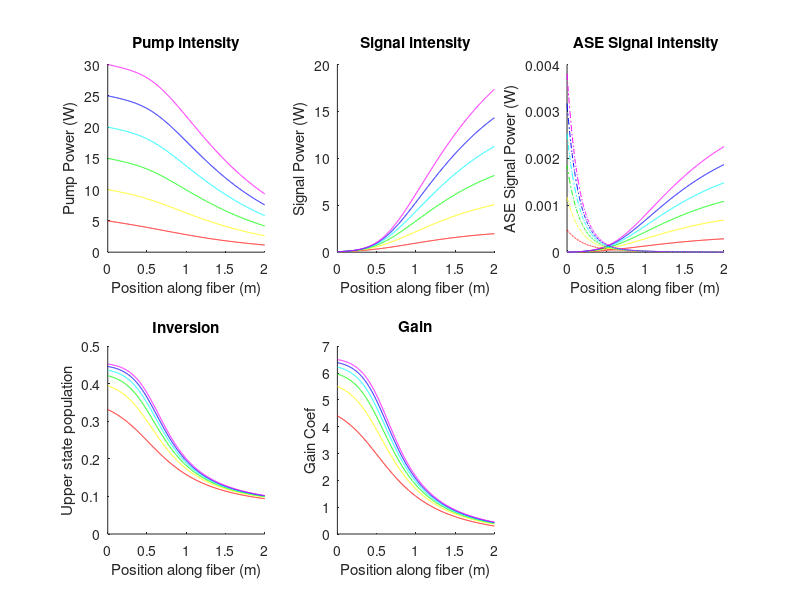

The MATLAB script that drew this image:
clear
close('all')
%%Rate media rate equations, quasi 2-level system

%for ASE see Pedersen, B., The design of erbium-doped fiber amplifiers. 1991, Journal of Lightwave Tech. 

%-----plotting
% numPlots = 11;
% 
% m = floor(sqrt(numPlots));      %rows of plots
% n = ceil(numPlots/m);           %columns of plots
% p = 1;                          %current plotting position
% 
% scrsz = get(0,'ScreenSize');
% f = figure('Position',[1 scrsz(4) 2*scrsz(3)/3 2*scrsz(4)/3], 'Visible', 'off');

%color parameters
nCol = 12;
pcol = [1 0 0];
sigcol = [1 0 1];
asefcol = [0 0 1];
asebcol = [0 1 1];
%-----


%constants
h = 6.62606957E-34;     %J*s
c = 299792458;          %m/s

%parameters
%crystal parameters
L = 2;                  %m fiber length
%N = 6.1815E25; %30.1*10^24;  %number density of doopant atoms, #/m^3
abs_p = 5.10/(10/log(10));

%cross sections, from RP photonics file
s_ap = 3.04306E-24;     %absorption pump, m^2
s_ep = 3.17025E-24;     %emission pump, m^2
s_as = 0.04966E-24;     %abs signal, m^2
s_es = 0.59601E-24;     %emi signal, m^2

tau_se = 770E-6;        %spontaneous emission lifetime, s, see Barnard 1994 j quant elec.

dCore = 30E-6;           %core diameter (m)
dClad = 250E-6;
MFA = pi*(dCore/2)^2;    %dopant mode field area, ~core size
Ap = pi*(dClad/2)^2;
As = pi*(dCore/2)^2;

Gp = MFA/Ap;    %Pump overlap w 
Gs = MFA/As;    %signal overlap

N = (abs_p/s_ap)/Gp;

%wavelengths
l_p = 0.976E-6;         %pump wavelength, m
l_s = 1.030E-6;         %signal wavelength, m
v_p = c/l_p;            %pump freq, Hz
v_s = c/l_s;            %signal freq, Hz


%calculated constants (see notebook 1, page , or equation below)
b_p = (s_ap + s_ep)/(h*v_p);
b_s = (s_as + s_es)/(h*v_s);
a_p = s_ap/(h*v_p);
a_s = s_as/(h*v_s);


%With these defined contsants, rate equation looks like
%dn2/dt = a_p*I_p + a_s*I_s - n2*(b_p*I_p + b_s*I_s + 1/tau_se)



%%
%Position-dependent pump intensity
dz = 0.002;                %spacial slice, 2mm
z = 0:dz:L;

P_pi = 5;        %lowest pump power (W)
P_pf = 30;        %highest pump power (W)

%s_ap = s_ap*(dCore/dClad)^2;
%s_ep = s_ep*(dCore/dClad)^2;

FSeed = 500E3; %in rep rate s^-1
ESeed = 1E-7; % in J

I_0p = (P_pi:P_pi:P_pf)/(pi*(dClad/2)^2);          %Initial pump intensity, 10kW/cm^2 = 1E8 W/m^2 --> 1W 6um core diameter ~3.5E10W/m^2
I_0s = (ESeed*FSeed)/(pi*(dCore/2)^2);                %total seed signal intensity

dv_ase = 53E-9*(v_s/l_s);

%DE's for light intensity
dI_p = @(z,I_p,n2) (-Gp*(s_ap*N*(1-n2) - s_ep*N*n2)).*I_p;
dI_sig = @(z,I_sig,n2) (-Gs*(s_as*N*(1-n2) - s_es*N*n2)).*I_sig;
dI_ase = @(z,I_ase, n2) (-Gs*(s_as*N*(1-n2) - s_es*N*n2)).*I_ase + 2*Gs*n2*h*v_s*N*s_es*dv_ase/As;
%note ASE has same DE, but z directions are different, this is implemented
%below
 
%Initialize parameters
I_p = zeros(length(I_0p),length(z));        %pump intensity
I_s = zeros(length(I_0p),length(z));        %combind signal intensity (signal, ase)
I_sig = zeros(length(I_0p),length(z));      %singal (of interest) intensity
I_asef = zeros(length(I_0p),length(z));     %forward ase intensity, also initial cond.
I_aseb = zeros(length(I_0p),length(z));     %forward ase intensity, also initial cond.
n_2 = zeros(length(I_0p),length(z));        %excited state population
dg = zeros(length(I_0p),length(z));         %gain contribution
g = zeros(length(I_0p),length(z));          %gain coefficient
G = zeros(length(I_0p),length(z));          %gain  
a = 0;                                      %loss coeff. not currently used

%initial Pump/Signal conditions
I_p(:,1) = I_0p;
I_sig(:,1) = I_0s;
        
%while-loop determinants
j = 0;
cGain = zeros(length(I_0p),1);
errG = 1;
err = [];
        
%Main loop
while j < 400 && abs(errG) > 1E-7

pGain = cGain;    

%RK4 method
%single-pass propagation    
for i = 1:length(z)
k = length(z) - i + 1;

    I_s(:,i) = I_sig(:,i) + I_asef(:,i) + I_aseb(:,i);
    n_2(:,i) = (a_p*I_p(:,i) + a_s*I_s(:,i))./(b_p*I_p(:,i) + b_s*I_s(:,i) + 1/tau_se);

    if i<length(z)
        
        %update I_p
        k1 = dz*dI_p(z(i), I_p(:,i), n_2(:,i));
        k2 = dz*dI_p(z(i) + dz/2, I_p(:,i) + k1/2, n_2(:,i));
        k3 = dz*dI_p(z(i) + dz/2, I_p(:,i) + k2/2, n_2(:,i));
        k4 = dz*dI_p(z(i) + dz, I_p(:,i) + k3, n_2(:,i));
        I_p(:,i+1) = I_p(:,i) + (k1+2*k2+2*k3+k4)/6;
        
        %update I_sig
        k1 = dz*dI_sig(z(i), I_sig(:,i), n_2(:,i));
        k2 = dz*dI_sig(z(i) + dz/2, I_sig(:,i) + k1/2, n_2(:,i));
        k3 = dz*dI_sig(z(i) + dz/2, I_sig(:,i) + k2/2, n_2(:,i));
        k4 = dz*dI_sig(z(i) + dz, I_sig(:,i) + k3, n_2(:,i));
        I_sig(:,i+1) = I_sig(:,i) + (k1+2*k2+2*k3+k4)/6;
        
        %update I_asef
        k1 = dz*dI_ase(z(i), I_asef(:,i), n_2(:,i));
        k2 = dz*dI_ase(z(i) + dz/2, I_asef(:,i) + k1/2, n_2(:,i));
        k3 = dz*dI_ase(z(i) + dz/2, I_asef(:,i) + k2/2, n_2(:,i));
        k4 = dz*dI_ase(z(i) + dz, I_asef(:,i) + k3, n_2(:,i));
        I_asef(:,i+1) = I_asef(:,i) + (k1+2*k2+2*k3+k4)/6;
        
        %update I_aseb
        k1 = dz*dI_ase(z(k), I_aseb(:,k), n_2(:,k));
        k2 = dz*dI_ase(z(k) + dz/2, I_aseb(:,k) + k1/2, n_2(:,k));
        k3 = dz*dI_ase(z(k) + dz/2, I_aseb(:,k) + k2/2, n_2(:,k));
        k4 = dz*dI_ase(z(k) + dz, I_aseb(:,k) + k3, n_2(:,k));
        I_aseb(:,k-1) = I_aseb(:,k) + (k1+2*k2+2*k3+k4)/6;
        

    end
    
   %single-pass gain
    g(:,i) = (s_es*N*n_2(:,i) - s_as*N*(1-n_2(:,i))); 
    dg(:,i) = g(:,i)*dz;
    G(:,i) = exp(sum(dg(:,1:i),2));
    
    cGain = G(:,end);
    
end

errG = max(abs((cGain - pGain)./cGain));
err = [err, errG];

j = j+1;

end

%display final loop count and err
display(['Dopant density: ', num2str(N), ' atoms/m^3']);
display(['Number of loops: ',num2str(j)]);
display(['Gain error: ', num2str(errG)]);



%%
%%
%Plotting
%-----plotting
numPlots = 5;

m = floor(sqrt(numPlots));      %rows of plots
n = ceil(numPlots/m);           %columns of plots
p = 1;                          %current plotting position

scrsz = get(0,'ScreenSize');
f1 = figure('Position',[1 scrsz(4) 2*scrsz(3)/3 2*scrsz(4)/3], 'Visible', 'off');

figure(f1)
colors = hsv(length(I_0p));
set(gcf, 'Colormap', colors);


%Pump plot
subplot(m,n,p)
p=p+1;
set(gca, 'ColorOrder', colors);
hold on
plot(z, I_p*Ap)
title('Pump intensity')
xlabel('Position along fiber (m)')
ylabel('Pump Power (W)')
%annotation('textbox', [0.6,0.6,0.1,0.1],...
%           'String', ['I_0 = ' num2str(I_p(1)/(1E7)) ' kW/cm^2']);
hold off


%Signal plot
subplot(m,n,p)
p=p+1;
set(gca, 'ColorOrder', colors);
hold on
plot(z, I_sig*As)
title('Signal intensity')
xlabel('Position along fiber (m)')
ylabel('Signal Power (W)')
%annotation('textbox', [0.6,0.6,0.1,0.1],...
%           'String', ['I_0 = ' num2str(I_p(1)/(1E7)) ' kW/cm^2']);
hold off


%Signal plot
subplot(m,n,p)
p=p+1;
set(gca, 'ColorOrder', colors);
hold on
plot(z, I_asef*As, '-')
plot(z, I_aseb*As, '-.')
title('ASE Signal intensity')
xlabel('Position along fiber (m)')
ylabel('ASE Signal Power (W)')
%annotation('textbox', [0.6,0.6,0.1,0.1],...
%           'String', ['I_0 = ' num2str(I_p(1)/(1E7)) ' kW/cm^2']);
hold off

%Signal plot
subplot(m,n,p)
p=p+1;
set(gca, 'ColorOrder', colors);
hold on
plot(z, n_2)
title('Inversion')
xlabel('Position along fiber (m)')
ylabel('Upper state population')
%annotation('textbox', [0.6,0.6,0.1,0.1],...
%           'String', ['I_0 = ' num2str(I_p(1)/(1E7)) ' kW/cm^2']);
hold off


%Gain plot
subplot(m,n,p)
p=p+1;
set(gca, 'ColorOrder', colors);
hold on
plot(z, g)
title('Gain')
xlabel('Position along fiber (m)')
ylabel('Gain Coef')
%annotation('textbox', [0.6,0.6,0.1,0.1],...
%           'String', ['I_0 = ' num2str(I_p(1)/(1E7)) ' kW/cm^2']);
hold off


% 
% %%
% %Analysis
% 
% d = 6E-6;
% %P_t = (I_p(:,end) + I_sig(:,end) + I_asef(:,end) + I_aseb(:,end))*pi*(d/2)^2;
% P_0p = I_0p*pi*(d/2)^2;
% 
% effPlot = figure('Name', 'Total Output Power');
% plot(P_0p,P_t)




